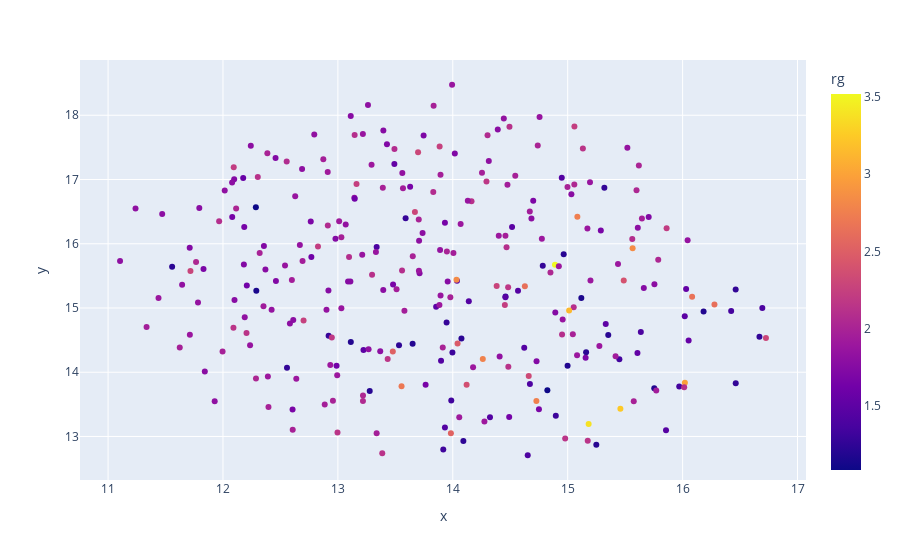

Notebook code for this chart:
### Markdown cell above
Based on the visualization using original labels here we can confirm that how PED00156 (Random) enmsemble is different from PED00157 and PED00158 in terms of the dihederal angles distribution.

### Code cell
vis.dimensionality_reduction_scatter(color_by='rg', kde_by_ensemble=True, size=20, n_comp=2,plotly=True);

### Figure 1 — Plotly figure (JSON) as saved in the notebook; plotly's stock layout.template omitted (floating-point values rounded to 4 significant figures; data arrays with more than 128 entries replaced by an {"elided": "..."} marker saying what was removed)
{"data": [{"customdata": {"elided": "288x1 str values"}, "hovertemplate": "x=%{x}<br>y=%{y}<br>index=%{customdata[0]}<br>color=%{marker.color}<extra></extra>", "legendgroup": "", "marker": {"color": {"elided": "288 float values"}, "coloraxis": "coloraxis", "symbol": "circle"}, "mode": "markers", "name": "", "orientation": "v", "showlegend": false, "type": "scatter", "x": {"elided": "288 float values"}, "xaxis": "x", "y": {"elided": "288 float values"}, "yaxis": "y"}], "layout": {"coloraxis": {"colorbar": {"title": {"text": "rg"}}, "colorscale": [[0, "#0d0887"], [0.1111, "#46039f"], [0.2222, "#7201a8"], [0.3333, "#9c179e"], [0.4444, "#bd3786"], [0.5556, "#d8576b"], [0.6667, "#ed7953"], [0.7778, "#fb9f3a"], [0.8889, "#fdca26"], [1, "#f0f921"]]}, "legend": {"tracegroupgap": 0}, "margin": {"t": 60}, "xaxis": {"anchor": "y", "domain": [0, 1], "title": {"text": "x"}}, "yaxis": {"anchor": "x", "domain": [0, 1], "title": {"text": "y"}}}}
